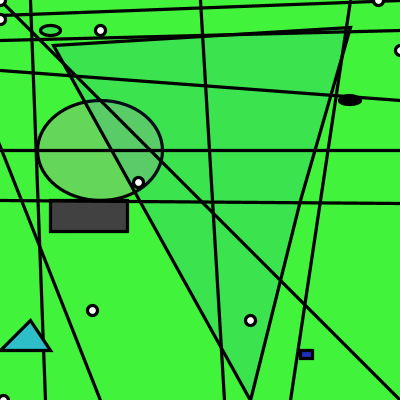
Frame 1 (no input)
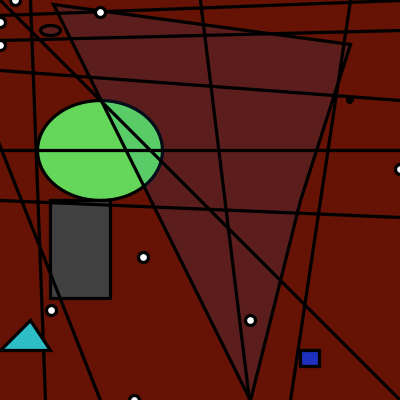
Frame 60 (the mouse pressed at the canvas centre just before this capture)
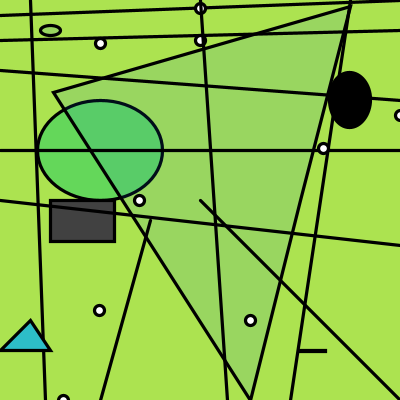
Frame 120 (the mouse held since frame 60 and released just before this capture)

The Processing sketch that drew these frames (run headless with seeded random() and noise(); from frame 60 on, the mouse is pressed at the canvas centre):

// Processing sketch: processing_130278
// ── processing_130278.pde

void setup () {
  size(400,400);
  strokeWeight(random(5));
  frameRate(4);
}
void draw() {
  background (random(0,256), random(0,256), random(0,256));
  fill(100,215,90);
  ellipse(100,150,125,100);
  fill(65);
  rect(50,200,random(90),random(100));
  fill(10,120,210,30);
  quad(250,400,a+b,random(100),350,random(50),300,200);
  line(400,400,mouseX,mouseY);
  line(100,400,mouseX-c,mouseY+a);
  strokeCap(ROUND);
  line(0,15,400,0);
  line(0,40,400,30);
  line(0,70,400,100);
  ellipse(50,30,20,10);
  line(0,150,400,150);
  line(30,0,45,400);
  line(350,0,290,400);
  fill(0);
  ellipse(350,100,random(60),random(90));
  fill(45,190,200);
  triangle(0,350,30,320,50,350);
  fill(255);
  ellipse(400,random(250),10,10);
  ellipse(250,320,10,10);
  ellipse(random(200),400,10,10);
  ellipse(random(400),random(400),10,10);
  ellipse(random(150),310,10,10);
  ellipse(100,random(300),10,10);
  ellipse(random(400),mouseX,10,10);
  ellipse(mouseX,random(50),10,10);
  ellipse(mouseY,random(30),10,10);
  fill(32,48,190);
  rect(300,350,random(50),random(20));
  line(200,0,random(200,250),random(400,250));
  line(0,200,random(400,250),random(200,250));
  
}
int a=20;
int b=a+13;
int c=b+a-3;
